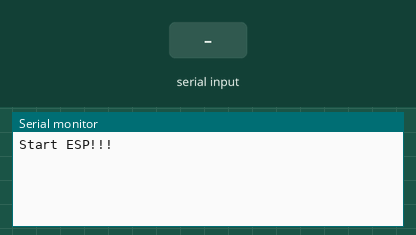
This sketch was run on a simulated ESP8266 (NodeMCU). On the bench: the last lines printed to the serial monitor. The inputs (shaded band) are chosen by the test bench.

Above: at 2.2 s.
2.3 s: "1" received over the second serial link
At 3.9 s:
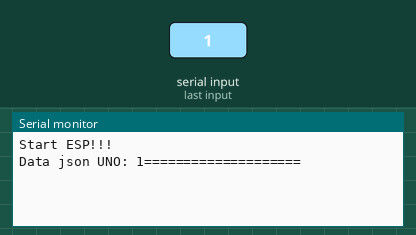
5.3 s: "0" received over the second serial link
At 6.7 s:
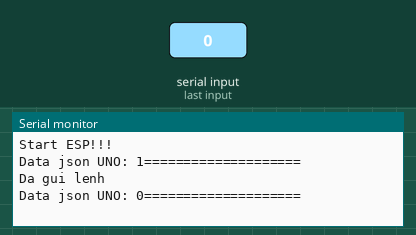

The sketch:

codeESP_my.ino
```cpp
#include <ArduinoJson.h>//6.10.0

//thiết lập uart mềm
#include <SoftwareSerial.h>//2.5.0
const byte RX = D5;  //nhận    pin 3 uno
const byte TX = D6;  //truyền  pin 2 uno
SoftwareSerial mySerial = SoftwareSerial(RX, TX);

long last = 0;

String DataSend = "";

void setup()
{
  Serial.begin(9600);   //dùng để fix eror
  mySerial.begin(9600);  //sử dụng để nhận dữ liệu từ arduino uno

  delay(1000);
  Serial.println("\nStart ESP!!!");

  last = millis();
}

void loop()
{
  //gửi "yêu cầu truyền dữ liệu"
  Send_Commend();

  //nhận dữ liệu do Uno gửi tới
  read_uart_json();
}

//nhận dữ liệu
//đọc dữ liệu từ board arduino uno truyền tới esp32
    //uno truyền
    //esp nhận
void read_uart_json()
{
  //kiểm tra cổng uart có dữ liệu truyền tới hay không
  while(mySerial.available())
  {
    //ko có dữ liệu ==> ko làm gì cả

    //nếu có ==> đọc dữ liệu ==> đọc JSON

    const size_t capacity = JSON_OBJECT_SIZE(2)+256;//khai báo mảng JSON
    DynamicJsonDocument JSON(capacity);

    DeserializationError  error = deserializeJson(JSON, mySerial);  //kiểm tra lỗi dữ liệu

    if( error )
    {
      Serial.println("Data JSON error!!!!!");
      return;
    }
    else
    {
       Serial.print("Data json UNO: ");
       serializeJsonPretty(JSON, Serial);//hiện thị monitor arduino
       Serial.println("====================");  //xuống dòng cho đẹp


       // XỬ LÝ VÀ ĐƯA DỮ LIỆU LÊN SERVER


       JSON.clear();  //xóa mảng dữ liệu
    }
  }
}

 //gửi lệnh
     //esp truyền
     //uno nhận
void Send_Commend()
{
  if(millis()-last >=3000)//3s 1 lần gửi
  {
    //JSON {"Send":"1"}
    DataSend = "";
    DataSend = "{\"Send\":\"1\"}";


    StaticJsonDocument<200> JSON1;//tạo mảng json 200 byte
    DeserializationError  error1 = deserializeJson(JSON1, DataSend);

    if( error1 )
    {
      Serial.println("JSON error!!!");
      return;
    }
    else
    {
      //Truyền dữ liệu từ esp đén uno
       Serial.println("\nDa gui lenh");
       serializeJsonPretty(JSON1, mySerial);
       mySerial.flush();//đợi truyền hết dữ liệu ra cổng uart mềm

       JSON1.clear();
    }

    last = millis();
  }
}
```

Measured:
- after the input at 2.3 s, the serial monitor: prints a new line after 1.0 s (image 1)
- after the input at 5.3 s, the serial monitor: prints a new line after 1.0 s (image 2)
